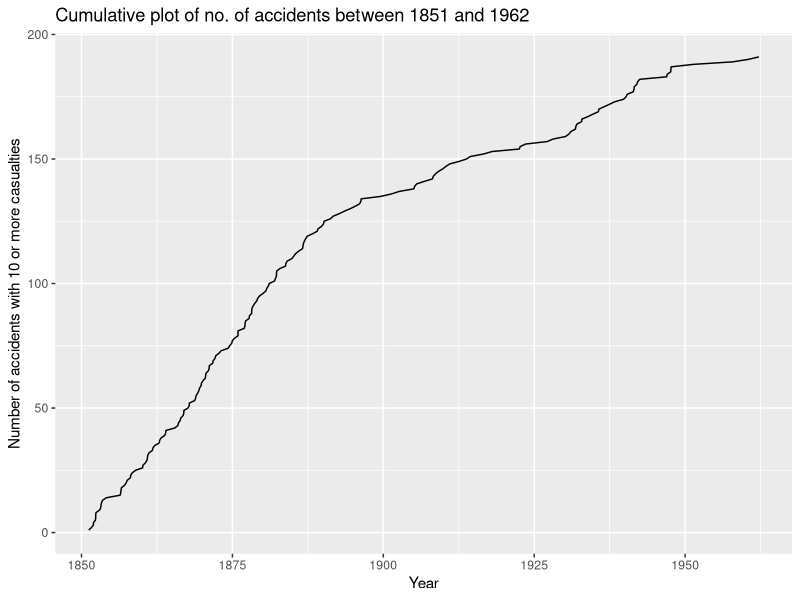
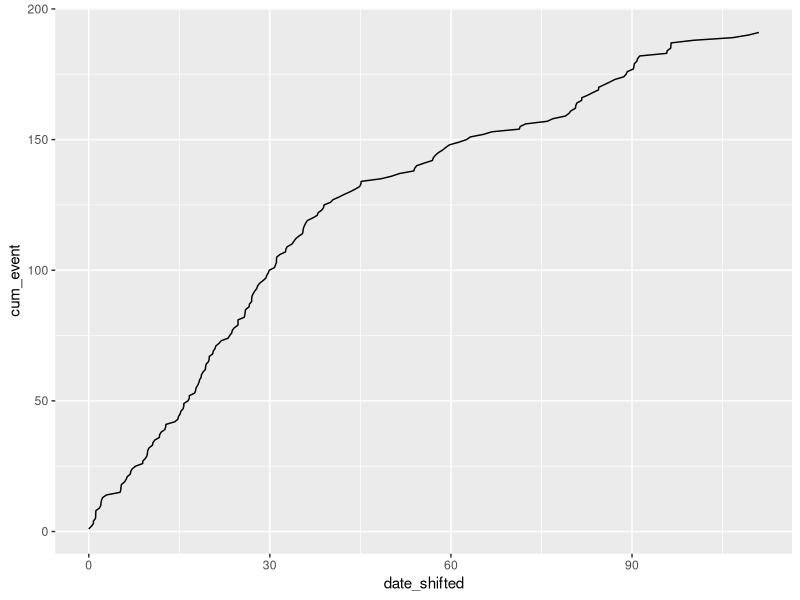
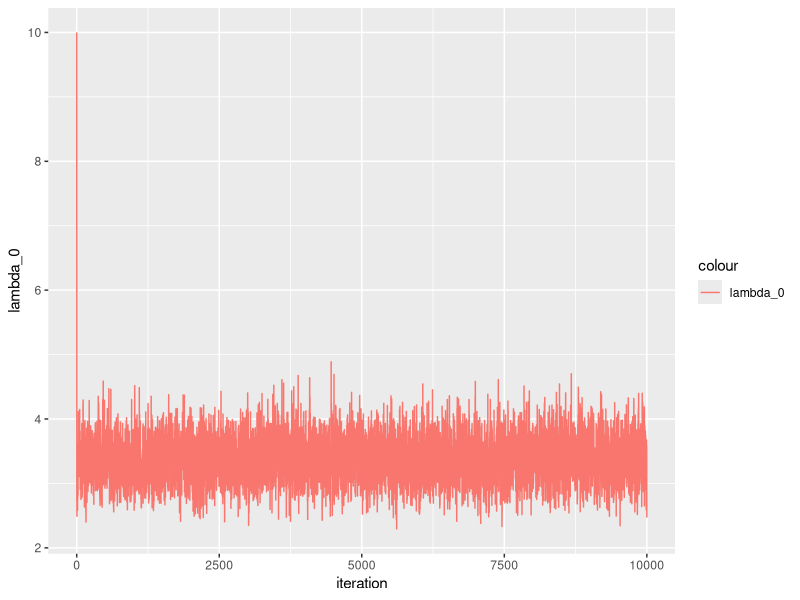
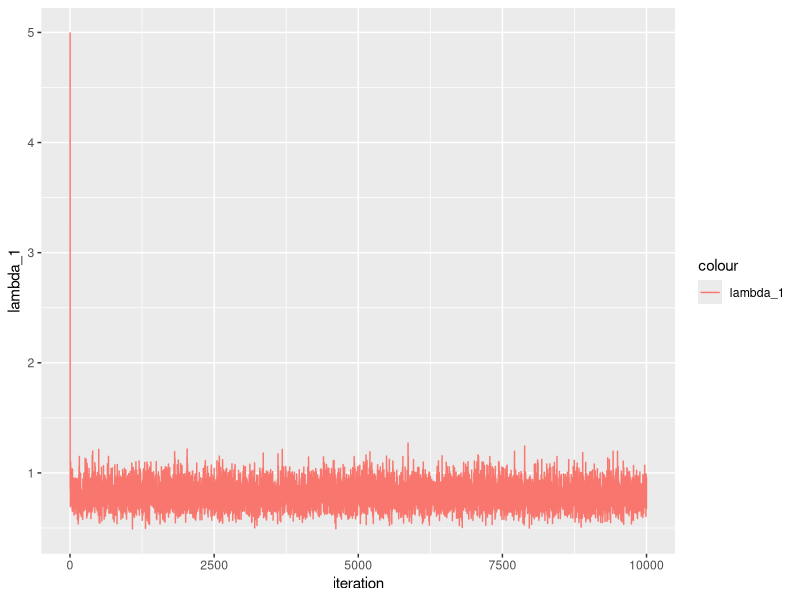
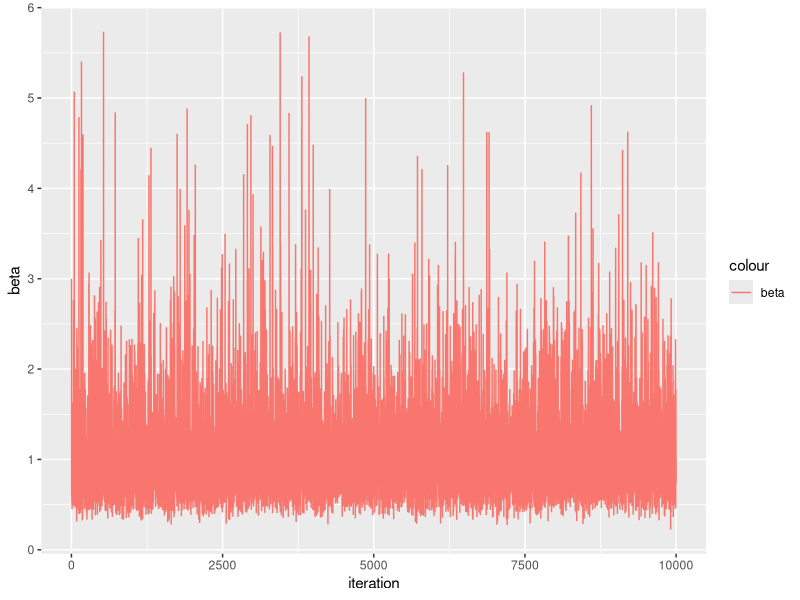
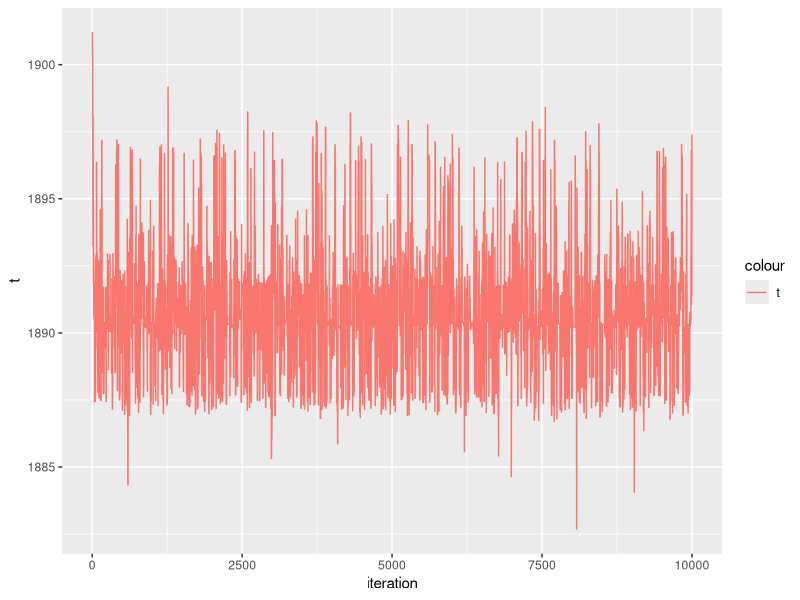
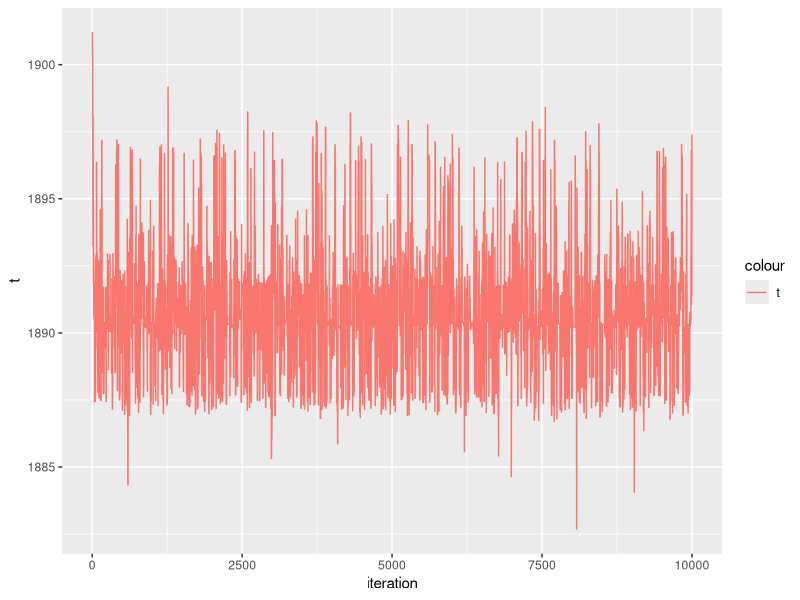

The R source for these figures, in order: (Note: this script raises an error after producing the figures.)
## SINGLE SITE MCMC 

MH_single_alg <- function(n,data, t_0,t_2, t, lambda_0,lambda_1, beta, sigma){

  # Find number of deaths in each interval given initial t
  y_0 = sum(data[date <t]$event)
  y_1 = sum(data[date>= t]$event)
  
  # Construct result matrix
  results <- matrix(nrow = n, ncol = 5)
  results[1, 1:5] <- c(t, lambda_0, lambda_1, beta, 1)
  for(i in 2:n){
    print(i)
    # Collect old values for t and beta and compute corresponding 
    # y_0 and y_1 values
    t_old <- results[i-1, 1]
    
    y_0_o = sum(data[date <t_old]$event)
    y_1_o = sum(data[date>= t_old]$event)
    
    beta <- results[i-1, 4]
    
    # Preform Gibbs step
    lambda_0 <- rgamma(1, y_0 + 2, scale = 1/(t_old - t_0 + 1/beta))
    lambda_1 <- rgamma(1, y_1 + 2, scale = 1/(t_2 - t_old + 1/beta))

    beta_tilde <- rgamma(1, 6, scale = 1/(lambda_0 + lambda_1 + 1)) 
    beta <- 1/beta_tilde
    
    results[i, 2:4] <- c( lambda_0, lambda_1, beta)
    
    # Preform MH step with the random walk of order one 
    # as the proposal density
    t_new <- rnorm(1, t_old, sigma)
    
    ### Compute corresponding values for y_0 and y_1
    y_0_n = sum(data[date <t_new]$event)
    y_1_n = sum(data[date>= t_new]$event)
    
    ### Compute the acceptance probability in log scale and
    # compare with u unif(0,1)
    a_log <- (((y_0_n +1)*log(lambda_0) 
               + (y_1_n +1)*log(lambda_1) 
               - t_new *(lambda_0 - lambda_1 )) - 
                ((y_0_o +1)*log(lambda_0) 
                 + (y_1_o +1)*log(lambda_1) 
                 - t_old *(lambda_0 - lambda_1 )))
    u <- runif(1)
    results[i, 5] <-  exp(a_log)
    if (u< exp(a_log)){
      results[i, 1] <-  t_new
    } else{
      results[i,1] <- t_old
      }
  }
  return (results)
}

# Load libraries and data
library(boot)
library(data.table)
library(tidyr)
library(ggplot2)

# Create data table
data <- as.data.table(coal)
data[, event:= 1]
data[, cum_event := cumsum(event)]
data[, date_shifted := date- data[1, date]]


q <- ggplot(data = data, aes(x = date, y = cum_event))
q <- q + geom_line() + ggtitle("Cumulative plot of no. of accidents between 1851 and 1962") + 
  xlab("Year") + ylab("Number of accidents with 10 or more casualties")
q

q <- ggplot(data = data, aes(x = date_shifted, y = cum_event))
q <- q + geom_line()
q


# Initial values for t, lambda_0, lambda_1, beta
t = data[1, date] + 50
lambda_0 <- 10 
lambda_1 <- 5 
beta = 3


# Set n, t_0, t_2 and tuning parameter sigma
n = 10000
t_0 = data[1, date]
t_2 = data[nrow(data), date] #maybe should be 1963? 
sigma = 3

# Run algorithm
sim_MH_single <- MH_single_alg(n,data, t_0, t_2, t, lambda_0,lambda_1, beta, sigma)

#Format and plot the results
sim_MH_single <- as.data.table(sim_MH_single)
setnames(sim_MH_single, c("t", "lambda_0", "lambda_1", "beta", "a"))
sim_MH_single[, iteration := seq(1:n)]

q <- ggplot(data = sim_MH_single, aes(x = iteration) )
q <- q + geom_line(aes(y = lambda_0, colour = "lambda_0"))
q
q <- ggplot(data = sim_MH_single, aes(x = iteration) )
q <- q + geom_line(aes(y = lambda_1, colour = "lambda_1"))
q
q <- ggplot(data = sim_MH_single, aes(x = iteration) )
q <- q + geom_line(aes(y = beta, colour = "beta"))
q
q <- ggplot(data = sim_MH_single, aes(x = iteration) )
q <- q + geom_line(aes(y = t, colour = "t"))
q

ggsave(
  "sim_t.pdf",
  path = "C:\\Users\\sara_\\OneDrive\\Documents\\NTNU\\10.Semester\\Beregningskrevende\\Prosjekt1\\Berregningskrevende_2\\Images",
  width = 17,
  height = 10,
  units = "cm"
)


#mixing of the MH-algorithm
t_alt = data[1, date] + 80
sim_MH_single_alt <- MH_single_alg(n,data, t_0, t_2, t_alt, lambda_0,lambda_1, beta, sigma)



sim_MH_single_alt <- as.data.table(sim_MH_single_alt)
setnames(sim_MH_single_alt, c("t_alt", "lambda_0", "lambda_1", "beta", "a"))
sim_MH_single_alt[, iteration := seq(1:n)]

test <- rbind(list(sim_MH_single$t, sim_MH_single_alt$t_alt, sim_MH_single$iteration))

q <- ggplot(data = as.data.table(test), aes(x = iteration) )
q <- q + geom_line(aes(y = t, colour = "t"))
q <- q + geom_line(aes(y = t_alt, colour = "t_alt"))
q




# Check if values seem reasonable
summary(sim_MH_single)
3.655*(1891- t_0) + 0.62*(t_2-1891)

q <- ggplot(data = data, aes(x = date, y = cum_event))
q <- q + geom_line()
q

##Looking at the acf of t

burnin <- 1000

sim_t <- sim_MH_single$t[burnin:n]

acf(sim_t)
